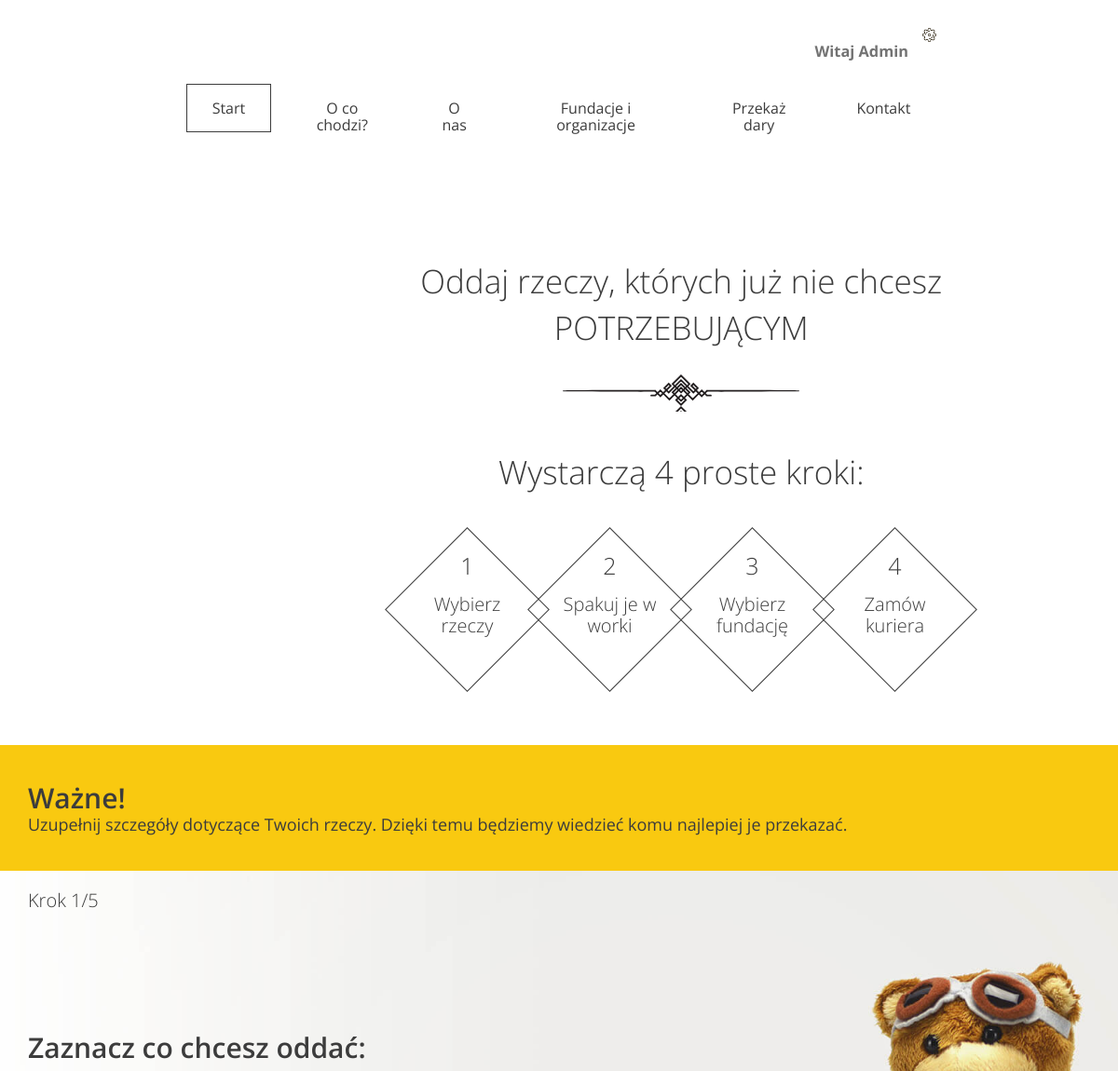
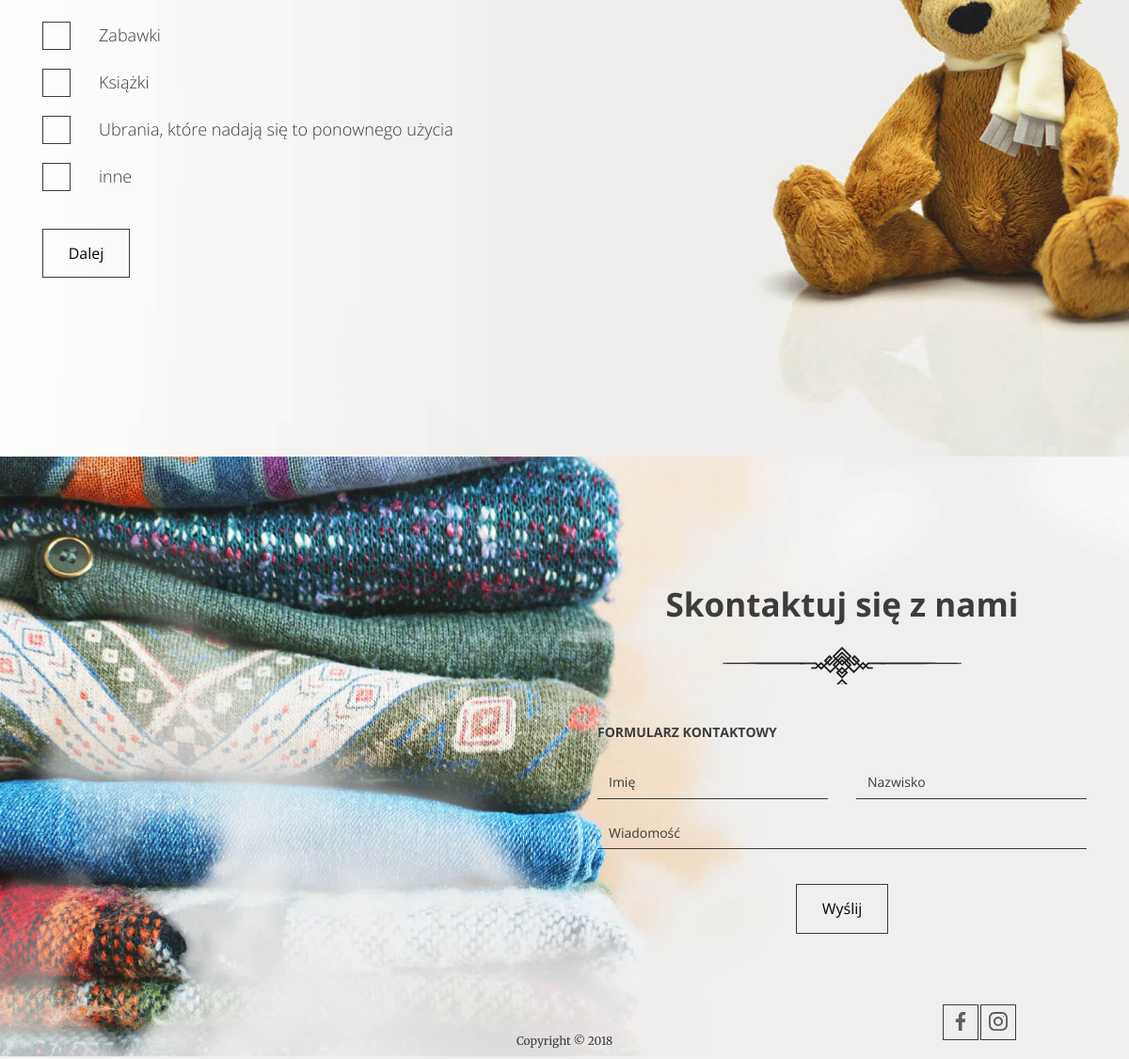
The app's page /add_donation/ (signed in) with its own data (2 pictures, top to bottom).
### charity_app/models.py (models this page shows, shortened)
class Category(models.Model):
    name = models.CharField(max_length=64)

### charity_app/views.py (the view, shortened to what this page needs)
# urls.py: path('add_donation/', views.AddDonationView.as_view(), name='add_donation'),
class AddDonationView(LoginRequiredMixin, View):
    login_url = 'login'
    def get(self, request):
        categories = Category.objects.all()
        institutions = Institution.objects.all()
        ctx = {
            'categories': categories,
            'institutions': institutions
        }
        return render(request, 'form.html', ctx)

### charity_app/templates/form.html (shortened to what this page needs)
{% extends 'base.html' %}
{% load static %}
{% block main %}
      <div class="slogan container container--90">
        <div class="slogan--item">
          <h1>
            Oddaj rzeczy, których już nie chcesz<br />
            <span class="uppercase">potrzebującym</span>
          </h1>
          <div class="slogan--steps">
            <div class="slogan--steps-title">Wystarczą 4 proste kroki:</div>
            <ul class="slogan--steps-boxes">
              <li>
                <div><em>1</em><span>Wybierz rzeczy</span></div>
              </li>
              <li>
                <div><em>2</em><span>Spakuj je w worki</span></div>
              </li>
              <li>
                <div><em>3</em><span>Wybierz fundację</span></div>
              </li>
              <li>
                <div><em>4</em><span>Zamów kuriera</span></div>
              </li>
            </ul>
          </div>
        </div>
      </div>
    </header>
    <section class="form--steps">
      <div class="form--steps-instructions">
        <div class="form--steps-container">
          <h3>Ważne!</h3>
          <p data-step="1" class="active">
            Uzupełnij szczegóły dotyczące Twoich rzeczy. Dzięki temu będziemy
            wiedzieć komu najlepiej je przekazać.
          </p>
        </div>
      </div>
      <div class="form--steps-container">
        <div class="form--steps-counter">Krok <span>1</span>/5</div>
        <form action="form-confirmation.html" method="post">
          <div data-step="1" class="active">
            <h3>Zaznacz co chcesz oddać:</h3>
            {% for category in categories %}
            <div class="form-group form-group--checkbox">
              <label>
                <span class="checkbox"></span>
                <span class="description">{{ category.name }}</span>
              </label>
            </div>
              {% endfor %}
            <div class="form-group form-group--buttons">
              <button type="button" class="btn next-step">Dalej</button>
            </div>
          </div>
        </form>
      </div>
    </section>
    <footer>
      <div id="contact" class="contact">
        <h2>Skontaktuj się z nami</h2>
        <h3>Formularz kontaktowy</h3>
        <form class="form--contact">
          <div class="form-group form-group--50">
            <input type="text" name="name" placeholder="Imię" />
          </div>
          <div class="form-group form-group--50">
            <input type="text" name="surname" placeholder="Nazwisko" />
          </div>
          <div class="form-group">
            <textarea
              name="message"
              placeholder="Wiadomość"
              rows="1"
            ></textarea>
          </div>
          <button class="btn" type="submit">Wyślij</button>
        </form>
      </div>
      <div class="bottom-line">
        <span class="bottom-line--copy">Copyright &copy; 2018</span>
        <div class="bottom-line--icons">
          <a href="#" class="btn btn--small"
            ><img src="{% static 'images/icon-facebook.svg' %}"
          /></a>
          <a href="#" class="btn btn--small"
            ><img src="{% static 'images/icon-instagram.svg' %}"
          /></a>
        </div>
      </div>
    </footer>
  </body>
</html>
{% endblock %}

### charity_app/templates/base.html (shortened to what this page needs)
<!DOCTYPE html>
{% load static %}
<html lang="pl">
  <head>
    <link rel="stylesheet" href="{% static 'css/style.css' %}">
  </head>
  <body>
    <header class="header--main-page">
        <nav class="container container--70">
     {% if user.is_authenticated %}
         <ul class="nav--actions">
            <li class="logged-user">
          <h3>Witaj {{user.first_name}}</h3>
          {% else %}
              </li>
            <ul class="nav--actions">
                <li><a href="/login/#form" class="btn btn--small btn--without-border">Zaloguj</a></li>
                <li><a href="/register/#form" class="btn btn--small btn--highlighted">Załóż konto</a></li>
            </ul>
          {% endif %}
         </ul>
        </nav>
        <nav class="container container--70">
            <ul>
                <li><a href="/" class="btn btn--without-border active">Start</a></li>
                <li><a href="/#steps" class="btn btn--without-border">O co chodzi?</a></li>
                <li><a href="/#about-us" class="btn btn--without-border">O nas</a></li>
                <li><a href="/#help" class="btn btn--without-border">Fundacje i organizacje</a></li>
                <li><a href="/add_donation" class="btn btn--without-border">Przekaż dary</a></li>
                <li><a href="/#contact" class="btn btn--without-border">Kontakt</a></li>
            </ul>
        </nav>
{% block main %}
{% endblock %}

### records on screen
Category: name "Zabawki"
Category: name "Książki"
Category: name "Ubrania, które nadają się to ponownego użycia"
Category: name "inne"

### other values on screen
{{ user.first_name }} "Admin"
